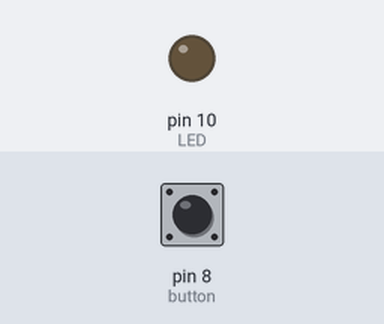
The sketch below on a simulated Arduino Uno, built with avr-gcc and run on an emulated ATmega328P. Shown: output pins drawn as LEDs (lit = HIGH). Dashed ring = blinking. The inputs (shaded band) are chosen by the test bench; at power-on: pin 8 (button) LOW.

Above: at 1.3 s.
1.4 s: pin 8 (button) pulled HIGH for 1 s
At 1.62 s:
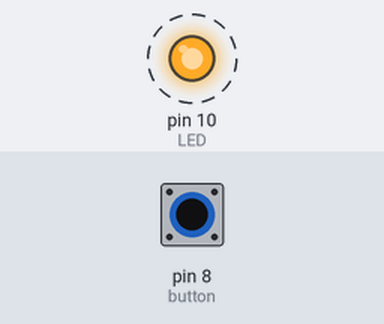
3.9 s: pin 8 (button) pulled HIGH for 0.3 s
At 5.3 s:
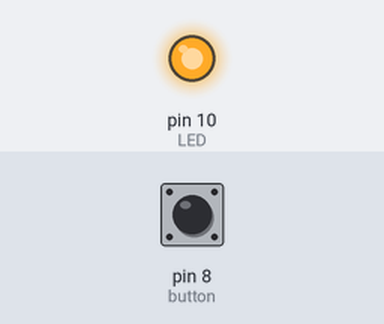
5.7 s: pin 8 (button) pulled HIGH for 3.2 s
At 9.5 s:
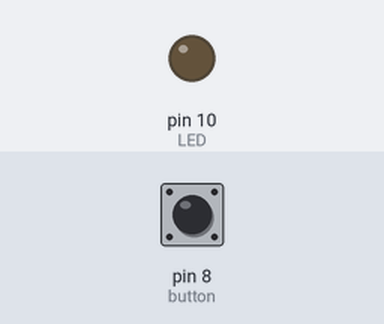
Timing chart, 0 to 11.0 s (numbered marks = the images above; inputs shaded):
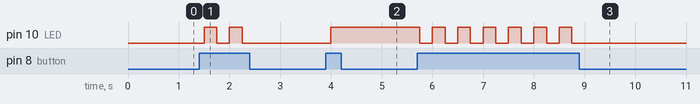

The sketch:

BUTTON-DSPSa.ino
```cpp
const int LED = 10;
const int button = 8;
int switchPosition = 0;
bool light = false;

void setup() {
  // put your setup code here, to run once:
  pinMode(LED, OUTPUT);
  pinMode(button, INPUT);
}

void loop() {
  // put your main code here, to run repeatedly:
  switchPosition = digitalRead(button);
  if (switchPosition == HIGH && light == false){
    digitalWrite(LED, HIGH);
    light = true;
  }
  else if (switchPosition == HIGH && light == true){
    digitalWrite(LED, LOW);
    light = false;
  }
  delay(250);
}
```

Measured:
- after the input at 1.4 s, pin 10 (LED): alternates HIGH for 0.25 s and LOW for 0.25 s, 4 changes in all, then stays LOW, starting after 0.10 s
- after the input at 3.9 s, pin 10 (LED): LOW → HIGH after 0.10 s
- after the input at 5.7 s, pin 10 (LED): alternates HIGH for 0.25 s and LOW for 0.25 s, 13 changes in all, then stays LOW, starting after 0.05 s
